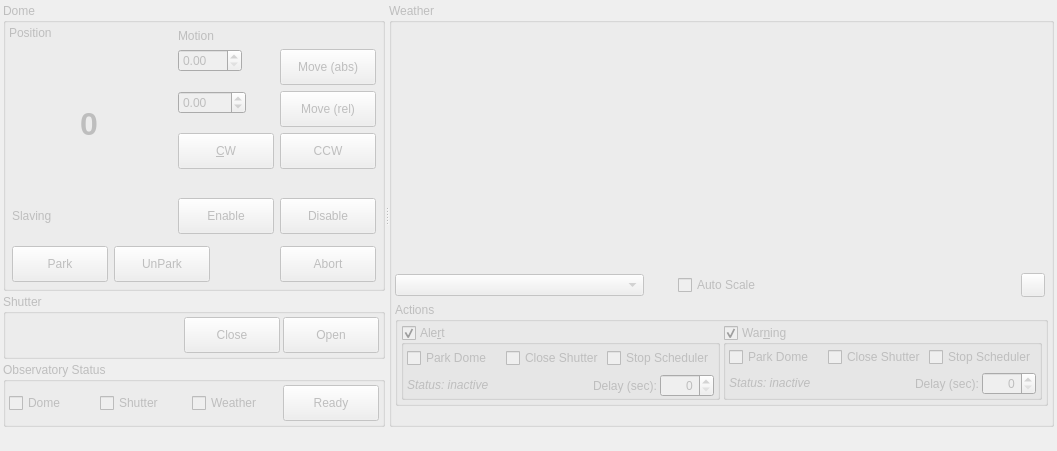
<?xml version="1.0" encoding="UTF-8"?>
<ui version="4.0">
 <class>Observatory</class>
 <widget class="QWidget" name="Observatory">
  <property name="geometry">
   <rect>
    <x>0</x>
    <y>0</y>
    <width>1057</width>
    <height>451</height>
   </rect>
  </property>
  <property name="windowTitle">
   <string>Observatory</string>
  </property>
  <property name="toolTip">
   <string/>
  </property>
  <layout class="QVBoxLayout" name="verticalLayout_2">
   <property name="spacing">
    <number>3</number>
   </property>
   <property name="leftMargin">
    <number>3</number>
   </property>
   <property name="topMargin">
    <number>3</number>
   </property>
   <property name="rightMargin">
    <number>3</number>
   </property>
   <property name="bottomMargin">
    <number>3</number>
   </property>
   <item>
    <widget class="QSplitter" name="splitter">
     <property name="orientation">
      <enum>Qt::Horizontal</enum>
     </property>
     <widget class="QWidget" name="layoutWidget">
      <layout class="QVBoxLayout" name="leftLayout">
       <property name="spacing">
        <number>3</number>
       </property>
       <item>
        <widget class="QGroupBox" name="domeBox">
         <property name="enabled">
          <bool>false</bool>
         </property>
         <property name="sizePolicy">
          <sizepolicy hsizetype="Preferred" vsizetype="Preferred">
           <horstretch>1</horstretch>
           <verstretch>0</verstretch>
          </sizepolicy>
         </property>
         <property name="title">
          <string>Dome</string>
         </property>
         <layout class="QVBoxLayout" name="verticalLayout_3">
          <property name="leftMargin">
           <number>3</number>
          </property>
          <property name="topMargin">
           <number>3</number>
          </property>
          <property name="rightMargin">
           <number>3</number>
          </property>
          <property name="bottomMargin">
           <number>3</number>
          </property>
          <item>
           <layout class="QGridLayout" name="domeStatusBox">
            <property name="spacing">
             <number>3</number>
            </property>
            <item row="1" column="0" rowspan="2">
             <widget class="QLabel" name="domeAzimuthPosition">
              <property name="minimumSize">
               <size>
                <width>160</width>
                <height>0</height>
               </size>
              </property>
              <property name="maximumSize">
               <size>
                <width>320</width>
                <height>16777215</height>
               </size>
              </property>
              <property name="font">
               <font>
                <pointsize>24</pointsize>
                <weight>75</weight>
                <bold>true</bold>
               </font>
              </property>
              <property name="text">
               <string notr="true">0</string>
              </property>
              <property name="alignment">
               <set>Qt::AlignCenter</set>
              </property>
             </widget>
            </item>
            <item row="0" column="0" alignment="Qt::AlignLeft|Qt::AlignTop">
             <widget class="QLabel" name="domeAzimuthPositionLabel">
              <property name="text">
               <string>Position</string>
              </property>
             </widget>
            </item>
            <item row="4" column="0" colspan="4">
             <widget class="QLabel" name="motionStatusLabel">
              <property name="text">
               <string/>
              </property>
             </widget>
            </item>
            <item row="0" column="2" rowspan="3" colspan="2">
             <widget class="QWidget" name="MotionBox" native="true">
              <layout class="QFormLayout" name="formLayout">
               <property name="leftMargin">
                <number>3</number>
               </property>
               <property name="topMargin">
                <number>3</number>
               </property>
               <property name="rightMargin">
                <number>3</number>
               </property>
               <property name="bottomMargin">
                <number>3</number>
               </property>
               <item row="0" column="0">
                <widget class="QLabel" name="motionLabel">
                 <property name="enabled">
                  <bool>false</bool>
                 </property>
                 <property name="text">
                  <string>Motion</string>
                 </property>
                </widget>
               </item>
               <item row="1" column="0">
                <widget class="QDoubleSpinBox" name="absoluteMotionSB">
                 <property name="enabled">
                  <bool>false</bool>
                 </property>
                 <property name="toolTip">
                  <string>Absolute position the dome should move.</string>
                 </property>
                 <property name="maximum">
                  <double>999.990000000000009</double>
                 </property>
                </widget>
               </item>
               <item row="1" column="1">
                <widget class="QPushButton" name="motionMoveAbsButton">
                 <property name="enabled">
                  <bool>false</bool>
                 </property>
                 <property name="minimumSize">
                  <size>
                   <width>96</width>
                   <height>36</height>
                  </size>
                 </property>
                 <property name="maximumSize">
                  <size>
                   <width>96</width>
                   <height>36</height>
                  </size>
                 </property>
                 <property name="toolTip">
                  <string>Move the dome to the given absolute position.</string>
                 </property>
                 <property name="text">
                  <string>Move (abs)</string>
                 </property>
                </widget>
               </item>
               <item row="2" column="0">
                <widget class="QDoubleSpinBox" name="relativeMotionSB">
                 <property name="enabled">
                  <bool>false</bool>
                 </property>
                 <property name="toolTip">
                  <string>Relative position the dome should move.</string>
                 </property>
                 <property name="minimum">
                  <double>-999.990000000000009</double>
                 </property>
                 <property name="maximum">
                  <double>999.990000000000009</double>
                 </property>
                </widget>
               </item>
               <item row="2" column="1">
                <widget class="QPushButton" name="motionMoveRelButton">
                 <property name="enabled">
                  <bool>false</bool>
                 </property>
                 <property name="minimumSize">
                  <size>
                   <width>96</width>
                   <height>36</height>
                  </size>
                 </property>
                 <property name="maximumSize">
                  <size>
                   <width>96</width>
                   <height>36</height>
                  </size>
                 </property>
                 <property name="toolTip">
                  <string>Move the dome for the given degrees and direction.</string>
                 </property>
                 <property name="styleSheet">
                  <string notr="true">QPushButton:checked
{
background-color: maroon;
border: 1px outset;
font-weight:bold;
}</string>
                 </property>
                 <property name="text">
                  <string>Move (rel)</string>
                 </property>
                </widget>
               </item>
               <item row="3" column="0">
                <widget class="QPushButton" name="motionCWButton">
                 <property name="enabled">
                  <bool>false</bool>
                 </property>
                 <property name="minimumSize">
                  <size>
                   <width>96</width>
                   <height>36</height>
                  </size>
                 </property>
                 <property name="maximumSize">
                  <size>
                   <width>96</width>
                   <height>36</height>
                  </size>
                 </property>
                 <property name="toolTip">
                  <string>Rotate clockwise</string>
                 </property>
                 <property name="styleSheet">
                  <string notr="true">QPushButton:checked
{
background-color: maroon;
border: 1px outset;
font-weight:bold;
}</string>
                 </property>
                 <property name="text">
                  <string>&amp;CW</string>
                 </property>
                 <property name="checkable">
                  <bool>true</bool>
                 </property>
                </widget>
               </item>
               <item row="3" column="1">
                <widget class="QPushButton" name="motionCCWButton">
                 <property name="enabled">
                  <bool>false</bool>
                 </property>
                 <property name="minimumSize">
                  <size>
                   <width>96</width>
                   <height>36</height>
                  </size>
                 </property>
                 <property name="maximumSize">
                  <size>
                   <width>96</width>
                   <height>36</height>
                  </size>
                 </property>
                 <property name="toolTip">
                  <string>Rotate counter clockwise</string>
                 </property>
                 <property name="styleSheet">
                  <string notr="true">QPushButton:checked
{
background-color: maroon;
border: 1px outset;
font-weight:bold;
}</string>
                 </property>
                 <property name="text">
                  <string>CCW</string>
                 </property>
                 <property name="checkable">
                  <bool>true</bool>
                 </property>
                </widget>
               </item>
              </layout>
             </widget>
            </item>
           </layout>
          </item>
          <item alignment="Qt::AlignTop">
           <widget class="QWidget" name="SlavingBox" native="true">
            <layout class="QHBoxLayout" name="slavingBox">
             <property name="leftMargin">
              <number>3</number>
             </property>
             <property name="topMargin">
              <number>3</number>
             </property>
             <property name="rightMargin">
              <number>3</number>
             </property>
             <property name="bottomMargin">
              <number>3</number>
             </property>
             <item>
              <widget class="QLabel" name="label">
               <property name="text">
                <string>Slaving</string>
               </property>
              </widget>
             </item>
             <item>
              <spacer name="horizontalSpacer">
               <property name="orientation">
                <enum>Qt::Horizontal</enum>
               </property>
               <property name="sizeHint" stdset="0">
                <size>
                 <width>40</width>
                 <height>20</height>
                </size>
               </property>
              </spacer>
             </item>
             <item>
              <widget class="QPushButton" name="slavingEnableButton">
               <property name="minimumSize">
                <size>
                 <width>96</width>
                 <height>36</height>
                </size>
               </property>
               <property name="maximumSize">
                <size>
                 <width>96</width>
                 <height>36</height>
                </size>
               </property>
               <property name="toolTip">
                <string>&lt;html&gt;&lt;head/&gt;&lt;body&gt;&lt;p&gt;Enable slaving, dome motion &lt;span style=&quot; font-weight:600;&quot;&gt;follows telescope motion&lt;/span&gt;&lt;/p&gt;&lt;/body&gt;&lt;/html&gt;</string>
               </property>
               <property name="styleSheet">
                <string notr="true">QPushButton:checked
{
background-color: maroon;
border: 1px outset;
font-weight:bold;
}</string>
               </property>
               <property name="text">
                <string>Enable</string>
               </property>
               <property name="checkable">
                <bool>true</bool>
               </property>
              </widget>
             </item>
             <item>
              <widget class="QPushButton" name="slavingDisableButton">
               <property name="minimumSize">
                <size>
                 <width>96</width>
                 <height>36</height>
                </size>
               </property>
               <property name="maximumSize">
                <size>
                 <width>96</width>
                 <height>36</height>
                </size>
               </property>
               <property name="toolTip">
                <string>&lt;html&gt;&lt;head/&gt;&lt;body&gt;&lt;p&gt;Disable slaving, dome &lt;span style=&quot; font-weight:600;&quot;&gt;does not follow telescope motion&lt;/span&gt;.&lt;/p&gt;&lt;/body&gt;&lt;/html&gt;</string>
               </property>
               <property name="styleSheet">
                <string notr="true">QPushButton:checked
{
background-color: maroon;
border: 1px outset;
font-weight:bold;
}</string>
               </property>
               <property name="text">
                <string>Disable</string>
               </property>
               <property name="checkable">
                <bool>true</bool>
               </property>
              </widget>
             </item>
            </layout>
           </widget>
          </item>
          <item>
           <layout class="QHBoxLayout" name="parkingBox">
            <property name="leftMargin">
             <number>3</number>
            </property>
            <property name="topMargin">
             <number>3</number>
            </property>
            <property name="rightMargin">
             <number>3</number>
            </property>
            <property name="bottomMargin">
             <number>3</number>
            </property>
            <item>
             <widget class="QPushButton" name="domePark">
              <property name="enabled">
               <bool>false</bool>
              </property>
              <property name="minimumSize">
               <size>
                <width>96</width>
                <height>36</height>
               </size>
              </property>
              <property name="maximumSize">
               <size>
                <width>96</width>
                <height>36</height>
               </size>
              </property>
              <property name="toolTip">
               <string>&lt;html&gt;&lt;head/&gt;&lt;body&gt;&lt;p&gt;Park the dome. For advanced control of the dome please use the INDI tab.&lt;/p&gt;&lt;/body&gt;&lt;/html&gt;</string>
              </property>
              <property name="styleSheet">
               <string notr="true">QPushButton:checked
{
background-color: maroon;
border: 1px outset;
font-weight:bold;
}</string>
              </property>
              <property name="text">
               <string>Park</string>
              </property>
              <property name="iconSize">
               <size>
                <width>32</width>
                <height>16</height>
               </size>
              </property>
              <property name="checkable">
               <bool>false</bool>
              </property>
             </widget>
            </item>
            <item>
             <widget class="QPushButton" name="domeUnpark">
              <property name="enabled">
               <bool>false</bool>
              </property>
              <property name="minimumSize">
               <size>
                <width>96</width>
                <height>36</height>
               </size>
              </property>
              <property name="maximumSize">
               <size>
                <width>96</width>
                <height>36</height>
               </size>
              </property>
              <property name="toolTip">
               <string>&lt;html&gt;&lt;head/&gt;&lt;body&gt;&lt;p&gt;Unpark the dome. For advanced control of the dome please use the INDI tab.&lt;/p&gt;&lt;/body&gt;&lt;/html&gt;</string>
              </property>
              <property name="styleSheet">
               <string notr="true">QPushButton:checked
{
background-color: maroon;
border: 1px outset;
font-weight:bold;
}</string>
              </property>
              <property name="text">
               <string>UnPark</string>
              </property>
              <property name="checkable">
               <bool>false</bool>
              </property>
              <property name="checked">
               <bool>false</bool>
              </property>
             </widget>
            </item>
            <item>
             <spacer name="horizontalSpacer_2">
              <property name="orientation">
               <enum>Qt::Horizontal</enum>
              </property>
              <property name="sizeHint" stdset="0">
               <size>
                <width>40</width>
                <height>20</height>
               </size>
              </property>
             </spacer>
            </item>
            <item>
             <widget class="QPushButton" name="motionAbortButton">
              <property name="enabled">
               <bool>false</bool>
              </property>
              <property name="minimumSize">
               <size>
                <width>96</width>
                <height>36</height>
               </size>
              </property>
              <property name="maximumSize">
               <size>
                <width>96</width>
                <height>36</height>
               </size>
              </property>
              <property name="toolTip">
               <string>Abort dome motion</string>
              </property>
              <property name="styleSheet">
               <string notr="true">QPushButton:checked
{
background-color: maroon;
border: 1px outset;
font-weight:bold;
}</string>
              </property>
              <property name="text">
               <string>Abort</string>
              </property>
             </widget>
            </item>
           </layout>
          </item>
         </layout>
        </widget>
       </item>
       <item alignment="Qt::AlignTop">
        <widget class="QGroupBox" name="shutterBox">
         <property name="enabled">
          <bool>false</bool>
         </property>
         <property name="sizePolicy">
          <sizepolicy hsizetype="Preferred" vsizetype="Preferred">
           <horstretch>1</horstretch>
           <verstretch>0</verstretch>
          </sizepolicy>
         </property>
         <property name="title">
          <string>Shutter</string>
         </property>
         <layout class="QHBoxLayout" name="horizontalLayout_4">
          <property name="spacing">
           <number>3</number>
          </property>
          <property name="leftMargin">
           <number>3</number>
          </property>
          <property name="topMargin">
           <number>3</number>
          </property>
          <property name="rightMargin">
           <number>3</number>
          </property>
          <property name="bottomMargin">
           <number>3</number>
          </property>
          <item>
           <spacer name="horizontalSpacer_4">
            <property name="orientation">
             <enum>Qt::Horizontal</enum>
            </property>
            <property name="sizeHint" stdset="0">
             <size>
              <width>40</width>
              <height>20</height>
             </size>
            </property>
           </spacer>
          </item>
          <item>
           <widget class="QPushButton" name="shutterClosed">
            <property name="enabled">
             <bool>false</bool>
            </property>
            <property name="minimumSize">
             <size>
              <width>96</width>
              <height>36</height>
             </size>
            </property>
            <property name="maximumSize">
             <size>
              <width>72</width>
              <height>36</height>
             </size>
            </property>
            <property name="toolTip">
             <string>&lt;html&gt;&lt;head/&gt;&lt;body&gt;&lt;p&gt;Close the shutter of the dome. For advanced control of the dome please use the INDI tab.&lt;/p&gt;&lt;/body&gt;&lt;/html&gt;</string>
            </property>
            <property name="styleSheet">
             <string notr="true">QPushButton:checked
{
background-color: maroon;
border: 1px outset;
font-weight:bold;
}</string>
            </property>
            <property name="text">
             <string>Close</string>
            </property>
            <property name="iconSize">
             <size>
              <width>32</width>
              <height>16</height>
             </size>
            </property>
            <property name="checkable">
             <bool>false</bool>
            </property>
           </widget>
          </item>
          <item>
           <widget class="QPushButton" name="shutterOpen">
            <property name="enabled">
             <bool>false</bool>
            </property>
            <property name="minimumSize">
             <size>
              <width>96</width>
              <height>36</height>
             </size>
            </property>
            <property name="maximumSize">
             <size>
              <width>72</width>
              <height>36</height>
             </size>
            </property>
            <property name="toolTip">
             <string>&lt;html&gt;&lt;head/&gt;&lt;body&gt;&lt;p&gt;Open the shutter of the dome. For advanced control of the dome please use the INDI tab.&lt;/p&gt;&lt;/body&gt;&lt;/html&gt;</string>
            </property>
            <property name="styleSheet">
             <string notr="true">QPushButton:checked
{
background-color: maroon;
border: 1px outset;
font-weight:bold;
}</string>
            </property>
            <property name="text">
             <string comment="opens dome shutter">Open</string>
            </property>
            <property name="checkable">
             <bool>false</bool>
            </property>
            <property name="checked">
             <bool>false</bool>
            </property>
           </widget>
          </item>
         </layout>
        </widget>
       </item>
       <item alignment="Qt::AlignTop">
        <widget class="QGroupBox" name="statusDefinitionBox">
         <property name="enabled">
          <bool>false</bool>
         </property>
         <property name="sizePolicy">
          <sizepolicy hsizetype="Preferred" vsizetype="Preferred">
           <horstretch>1</horstretch>
           <verstretch>0</verstretch>
          </sizepolicy>
         </property>
         <property name="title">
          <string>Observatory Status</string>
         </property>
         <layout class="QHBoxLayout" name="horizontalLayout_5">
          <property name="spacing">
           <number>3</number>
          </property>
          <property name="leftMargin">
           <number>3</number>
          </property>
          <property name="topMargin">
           <number>3</number>
          </property>
          <property name="rightMargin">
           <number>3</number>
          </property>
          <property name="bottomMargin">
           <number>3</number>
          </property>
          <item>
           <widget class="QCheckBox" name="useDomeCB">
            <property name="toolTip">
             <string>&lt;html&gt;&lt;head/&gt;&lt;body&gt;&lt;p&gt;If selected, the dome needs to be unparked for the observatory status being &amp;quot;READY&amp;quot;.&lt;/p&gt;&lt;/body&gt;&lt;/html&gt;</string>
            </property>
            <property name="text">
             <string>Dome</string>
            </property>
           </widget>
          </item>
          <item>
           <widget class="QCheckBox" name="useShutterCB">
            <property name="toolTip">
             <string>&lt;html&gt;&lt;head/&gt;&lt;body&gt;&lt;p&gt;If selected, the shutter needs to be open for the observatory status being &amp;quot;READY&amp;quot;.&lt;/p&gt;&lt;/body&gt;&lt;/html&gt;</string>
            </property>
            <property name="text">
             <string>Shutter</string>
            </property>
           </widget>
          </item>
          <item>
           <widget class="QCheckBox" name="useWeatherCB">
            <property name="toolTip">
             <string>&lt;html&gt;&lt;head/&gt;&lt;body&gt;&lt;p&gt;If selected, the weather needs to be OK for the observatory status being &amp;quot;READY&amp;quot;.&lt;/p&gt;&lt;/body&gt;&lt;/html&gt;</string>
            </property>
            <property name="text">
             <string>Weather</string>
            </property>
           </widget>
          </item>
          <item>
           <widget class="QPushButton" name="statusReadyButton">
            <property name="enabled">
             <bool>false</bool>
            </property>
            <property name="minimumSize">
             <size>
              <width>96</width>
              <height>36</height>
             </size>
            </property>
            <property name="maximumSize">
             <size>
              <width>72</width>
              <height>36</height>
             </size>
            </property>
            <property name="toolTip">
             <string>&lt;html&gt;&lt;head/&gt;&lt;body&gt;&lt;p&gt;Observatory status. Select the observatory elements that are relevant for the status:&lt;/p&gt;
&lt;ul&gt;
&lt;li&gt;&lt;b&gt;Dome&lt;/b&gt;: unparked &amp;rarr; ready&lt;/li&gt;
&lt;li&gt;&lt;b&gt;Shutter&lt;/b&gt;: open &amp;rarr; ready&lt;/li&gt;
&lt;li&gt;&lt;b&gt;Weather&lt;/b&gt;: OK &amp;rarr; ready&lt;/li&gt;
&lt;/ul&gt;
&lt;/body&gt;&lt;/html&gt;</string>
            </property>
            <property name="styleSheet">
             <string notr="true">QPushButton:checked
{
background-color: maroon;
border: 1px outset;
font-weight:bold;
}</string>
            </property>
            <property name="text">
             <string>Ready</string>
            </property>
            <property name="iconSize">
             <size>
              <width>32</width>
              <height>16</height>
             </size>
            </property>
            <property name="checkable">
             <bool>true</bool>
            </property>
            <property name="flat">
             <bool>false</bool>
            </property>
           </widget>
          </item>
         </layout>
        </widget>
       </item>
      </layout>
     </widget>
     <widget class="QGroupBox" name="weatherBox">
      <property name="enabled">
       <bool>false</bool>
      </property>
      <property name="sizePolicy">
       <sizepolicy hsizetype="Preferred" vsizetype="Preferred">
        <horstretch>1</horstretch>
        <verstretch>0</verstretch>
       </sizepolicy>
      </property>
      <property name="title">
       <string>Weather</string>
      </property>
      <layout class="QGridLayout" name="gridLayout_5" columnstretch="0,0,0,0,0,0,0,0,0,0">
       <property name="leftMargin">
        <number>3</number>
       </property>
       <property name="topMargin">
        <number>3</number>
       </property>
       <property name="rightMargin">
        <number>3</number>
       </property>
       <property name="bottomMargin">
        <number>3</number>
       </property>
       <property name="spacing">
        <number>3</number>
       </property>
       <item row="3" column="4">
        <widget class="QCheckBox" name="autoscaleValuesCB">
         <property name="toolTip">
          <string>&lt;html&gt;&lt;head/&gt;&lt;body&gt;&lt;p&gt;Scale the value axis to the current value range.&lt;/p&gt;&lt;/body&gt;&lt;/html&gt;</string>
         </property>
         <property name="text">
          <string>Auto Scale</string>
         </property>
        </widget>
       </item>
       <item row="3" column="8">
        <widget class="QPushButton" name="clearGraphHistory">
         <property name="enabled">
          <bool>false</bool>
         </property>
         <property name="minimumSize">
          <size>
           <width>24</width>
           <height>24</height>
          </size>
         </property>
         <property name="maximumSize">
          <size>
           <width>24</width>
           <height>24</height>
          </size>
         </property>
         <property name="toolTip">
          <string>&lt;html&gt;&lt;head/&gt;&lt;body&gt;&lt;p&gt;Clear sensor data history&lt;/p&gt;&lt;/body&gt;&lt;/html&gt;</string>
         </property>
         <property name="text">
          <string/>
         </property>
         <property name="icon">
          <iconset theme="edit-delete">
           <normaloff>.</normaloff>.</iconset>
         </property>
         <property name="iconSize">
          <size>
           <width>24</width>
           <height>24</height>
          </size>
         </property>
        </widget>
       </item>
       <item row="3" column="2">
        <widget class="QComboBox" name="weatherSourceCombo">
         <property name="sizePolicy">
          <sizepolicy hsizetype="MinimumExpanding" vsizetype="Fixed">
           <horstretch>0</horstretch>
           <verstretch>0</verstretch>
          </sizepolicy>
         </property>
        </widget>
       </item>
       <item row="4" column="2" colspan="8" alignment="Qt::AlignTop">
        <widget class="QGroupBox" name="weatherActionsBox">
         <property name="enabled">
          <bool>false</bool>
         </property>
         <property name="title">
          <string>Actions</string>
         </property>
         <layout class="QHBoxLayout" name="horizontalLayout_7">
          <property name="spacing">
           <number>3</number>
          </property>
          <property name="leftMargin">
           <number>3</number>
          </property>
          <property name="topMargin">
           <number>3</number>
          </property>
          <property name="rightMargin">
           <number>3</number>
          </property>
          <property name="bottomMargin">
           <number>3</number>
          </property>
          <item>
           <widget class="QGroupBox" name="weatherAlertBox">
            <property name="title">
             <string>Ale&amp;rt</string>
            </property>
            <property name="checkable">
             <bool>true</bool>
            </property>
            <layout class="QGridLayout" name="gridLayout_7">
             <property name="leftMargin">
              <number>3</number>
             </property>
             <property name="topMargin">
              <number>3</number>
             </property>
             <property name="rightMargin">
              <number>3</number>
             </property>
             <property name="bottomMargin">
              <number>0</number>
             </property>
             <property name="horizontalSpacing">
              <number>3</number>
             </property>
             <item row="0" column="1">
              <widget class="QCheckBox" name="weatherAlertShutterCB">
               <property name="text">
                <string>Close Shutter</string>
               </property>
              </widget>
             </item>
             <item row="0" column="0">
              <widget class="QCheckBox" name="weatherAlertDomeCB">
               <property name="text">
                <string>Park Dome</string>
               </property>
              </widget>
             </item>
             <item row="0" column="2">
              <widget class="QCheckBox" name="weatherAlertSchedulerCB">
               <property name="text">
                <string>Stop Scheduler</string>
               </property>
              </widget>
             </item>
             <item row="1" column="0" colspan="3">
              <layout class="QHBoxLayout" name="horizontalLayout_2">
               <property name="spacing">
                <number>3</number>
               </property>
               <item>
                <widget class="QLabel" name="weatherAlertStatusLabel">
                 <property name="text">
                  <string>&lt;html&gt;&lt;head/&gt;&lt;body&gt;&lt;p&gt;&lt;span style=&quot; font-style:italic;&quot;&gt;Status: inactive&lt;/span&gt;&lt;/p&gt;&lt;/body&gt;&lt;/html&gt;</string>
                 </property>
                 <property name="textFormat">
                  <enum>Qt::AutoText</enum>
                 </property>
                </widget>
               </item>
               <item>
                <spacer name="horizontalSpacer_7">
                 <property name="orientation">
                  <enum>Qt::Horizontal</enum>
                 </property>
                 <property name="sizeHint" stdset="0">
                  <size>
                   <width>40</width>
                   <height>20</height>
                  </size>
                 </property>
                </spacer>
               </item>
               <item>
                <widget class="QLabel" name="weatherAlertDelayLabel">
                 <property name="text">
                  <string>Delay (sec):</string>
                 </property>
                </widget>
               </item>
               <item>
                <widget class="QSpinBox" name="weatherAlertDelaySB">
                 <property name="alignment">
                  <set>Qt::AlignRight|Qt::AlignTrailing|Qt::AlignVCenter</set>
                 </property>
                 <property name="maximum">
                  <number>9999</number>
                 </property>
                </widget>
               </item>
              </layout>
             </item>
            </layout>
           </widget>
          </item>
          <item>
           <widget class="QGroupBox" name="weatherWarningBox">
            <property name="title">
             <string>War&amp;ning</string>
            </property>
            <property name="checkable">
             <bool>true</bool>
            </property>
            <layout class="QGridLayout" name="gridLayout_6">
             <property name="leftMargin">
              <number>3</number>
             </property>
             <property name="topMargin">
              <number>0</number>
             </property>
             <property name="rightMargin">
              <number>3</number>
             </property>
             <property name="bottomMargin">
              <number>0</number>
             </property>
             <property name="spacing">
              <number>3</number>
             </property>
             <item row="1" column="0" colspan="3">
              <layout class="QHBoxLayout" name="horizontalLayout">
               <property name="spacing">
                <number>3</number>
               </property>
               <item>
                <widget class="QLabel" name="weatherWarningStatusLabel">
                 <property name="text">
                  <string>&lt;html&gt;&lt;head/&gt;&lt;body&gt;&lt;p&gt;&lt;span style=&quot; font-style:italic;&quot;&gt;Status: inactive&lt;/span&gt;&lt;/p&gt;&lt;/body&gt;&lt;/html&gt;</string>
                 </property>
                 <property name="textFormat">
                  <enum>Qt::AutoText</enum>
                 </property>
                </widget>
               </item>
               <item>
                <spacer name="horizontalSpacer_6">
                 <property name="orientation">
                  <enum>Qt::Horizontal</enum>
                 </property>
                 <property name="sizeHint" stdset="0">
                  <size>
                   <width>40</width>
                   <height>20</height>
                  </size>
                 </property>
                </spacer>
               </item>
               <item>
                <widget class="QLabel" name="weatherWarningDelayLabel">
                 <property name="text">
                  <string>Delay (sec):</string>
                 </property>
                </widget>
               </item>
               <item>
                <widget class="QSpinBox" name="weatherWarningDelaySB">
                 <property name="alignment">
                  <set>Qt::AlignRight|Qt::AlignTrailing|Qt::AlignVCenter</set>
                 </property>
                 <property name="maximum">
                  <number>9999</number>
                 </property>
                </widget>
               </item>
              </layout>
             </item>
             <item row="0" column="0">
              <widget class="QCheckBox" name="weatherWarningDomeCB">
               <property name="text">
                <string>Park Dome</string>
               </property>
              </widget>
             </item>
             <item row="0" column="2">
              <widget class="QCheckBox" name="weatherWarningSchedulerCB">
               <property name="text">
                <string>Stop Scheduler</string>
               </property>
              </widget>
             </item>
             <item row="0" column="1">
              <widget class="QCheckBox" name="weatherWarningShutterCB">
               <property name="text">
                <string>Close Shutter</string>
               </property>
              </widget>
             </item>
            </layout>
           </widget>
          </item>
         </layout>
        </widget>
       </item>
       <item row="3" column="6">
        <spacer name="horizontalSpacer_3">
         <property name="orientation">
          <enum>Qt::Horizontal</enum>
         </property>
         <property name="sizeHint" stdset="0">
          <size>
           <width>40</width>
           <height>20</height>
          </size>
         </property>
        </spacer>
       </item>
       <item row="3" column="3">
        <widget class="QLabel" name="weatherStatusLabel">
         <property name="sizePolicy">
          <sizepolicy hsizetype="Fixed" vsizetype="Fixed">
           <horstretch>0</horstretch>
           <verstretch>0</verstretch>
          </sizepolicy>
         </property>
         <property name="minimumSize">
          <size>
           <width>28</width>
           <height>28</height>
          </size>
         </property>
         <property name="maximumSize">
          <size>
           <width>28</width>
           <height>28</height>
          </size>
         </property>
         <property name="text">
          <string/>
         </property>
        </widget>
       </item>
       <item row="1" column="2" rowspan="2">
        <widget class="QWidget" name="sensorData" native="true">
         <property name="minimumSize">
          <size>
           <width>140</width>
           <height>0</height>
          </size>
         </property>
         <property name="toolTip">
          <string>&lt;html&gt;&lt;head/&gt;&lt;body&gt;&lt;p&gt;Current data of the weather sensors. Click on the sensor name to display its data over time.&lt;/p&gt;&lt;/body&gt;&lt;/html&gt;</string>
         </property>
        </widget>
       </item>
       <item row="1" column="3" rowspan="2" colspan="6">
        <widget class="QCustomPlot" name="sensorGraphs" native="true">
         <property name="sizePolicy">
          <sizepolicy hsizetype="Expanding" vsizetype="Expanding">
           <horstretch>0</horstretch>
           <verstretch>0</verstretch>
          </sizepolicy>
         </property>
         <property name="toolTip">
          <string/>
         </property>
        </widget>
       </item>
      </layout>
     </widget>
    </widget>
   </item>
   <item>
    <spacer name="verticalSpacer">
     <property name="orientation">
      <enum>Qt::Vertical</enum>
     </property>
     <property name="sizeHint" stdset="0">
      <size>
       <width>20</width>
       <height>3</height>
      </size>
     </property>
    </spacer>
   </item>
  </layout>
 </widget>
 <customwidgets>
  <customwidget>
   <class>QCustomPlot</class>
   <extends>QWidget</extends>
   <header>auxiliary/qcustomplot.h</header>
   <container>1</container>
  </customwidget>
 </customwidgets>
 <resources/>
 <connections/>
</ui>
